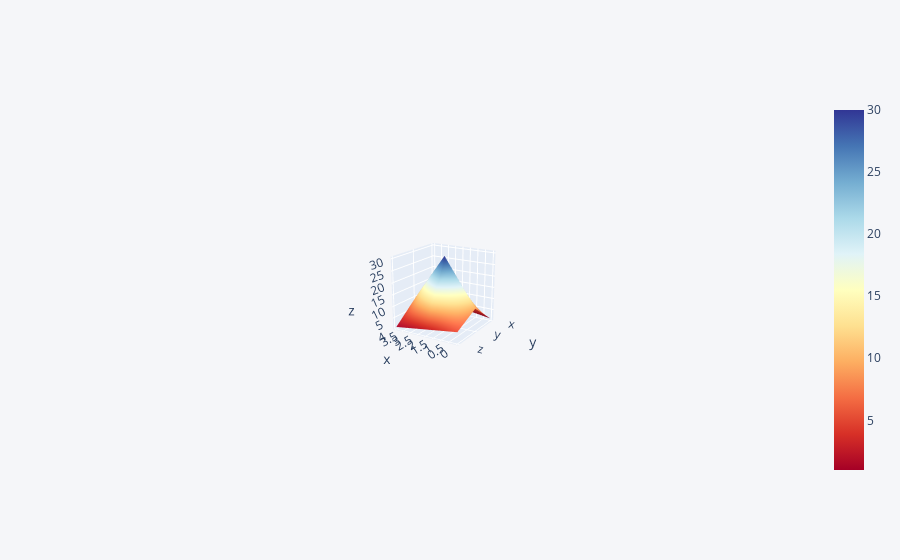

This figure's notebook cell:
### Markdown cell above
## 3d Surface

### Code cell
df3 = pd.DataFrame({'x':[1,2,3,4,5],'y':[10,20,30,20,10],'z':[5,4,3,2,1]})
df3.iplot(kind='surface',colorscale='rdylbu')

### Figure 1 — Plotly figure (JSON) as saved in the notebook; plotly's stock layout.template omitted (floating-point values rounded to 4 significant figures)
{"data": [{"colorscale": [[0, "rgb(165,0,38)"], [0.1, "rgb(215,48,39)"], [0.2, "rgb(244,109,67)"], [0.3, "rgb(253,174,97)"], [0.4, "rgb(254,224,144)"], [0.5, "rgb(255,255,191)"], [0.6, "rgb(224,243,248)"], [0.7, "rgb(171,217,233)"], [0.8, "rgb(116,173,209)"], [0.9, "rgb(69,117,180)"], [1, "rgb(49,54,149)"]], "type": "surface", "x": [0, 1, 2, 3, 4], "y": ["x", "y", "z"], "z": [[1, 2, 3, 4, 5], [10, 20, 30, 20, 10], [5, 4, 3, 2, 1]]}], "layout": {"autosize": true, "legend": {"bgcolor": "#F5F6F9", "font": {"color": "#4D5663"}}, "paper_bgcolor": "#F5F6F9", "plot_bgcolor": "#F5F6F9", "scene": {"aspectmode": "auto", "aspectratio": {"x": 1, "y": 1, "z": 1}, "camera": {"center": {"x": 0, "y": 0, "z": 0}, "eye": {"x": -3.053, "y": 5.024, "z": 1.87}, "projection": {"type": "perspective"}, "up": {"x": 0, "y": 0, "z": 1}}}, "title": {"font": {"color": "#4D5663"}}, "xaxis": {"gridcolor": "#E1E5ED", "showgrid": true, "tickfont": {"color": "#4D5663"}, "title": {"font": {"color": "#4D5663"}, "text": ""}, "zerolinecolor": "#E1E5ED"}, "yaxis": {"gridcolor": "#E1E5ED", "showgrid": true, "tickfont": {"color": "#4D5663"}, "title": {"font": {"color": "#4D5663"}, "text": ""}, "zerolinecolor": "#E1E5ED"}}}
